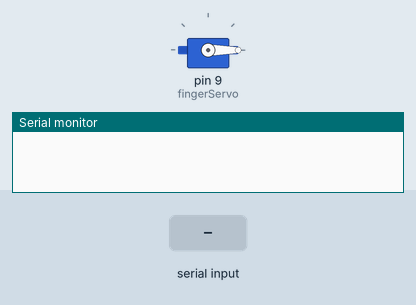
Bench run of a sketch on a simulated Arduino Uno, built with avr-gcc and run on an emulated ATmega328P. On the bench: servo, the last lines printed to the serial monitor. Inputs (shaded band) come from the test bench.

Above: at 1.2 s.
1.3 s: "90,45\n" received over Serial
At 2.2 s:
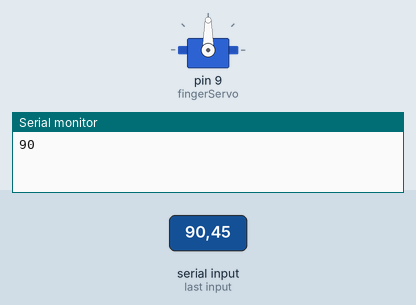
2.8 s: "30,150\n" received over Serial
At 3.4 s:
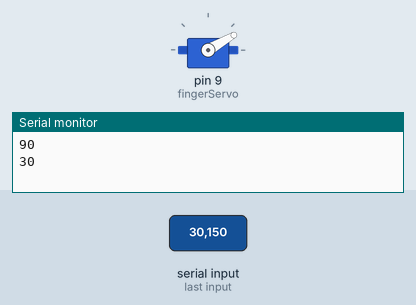
4.3 s: "200\n" received over Serial
At 5.5 s:
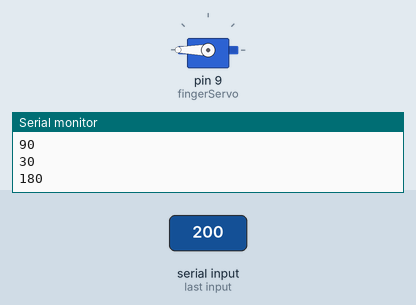
5.8 s: "90\n" received over Serial
At 6.7 s:
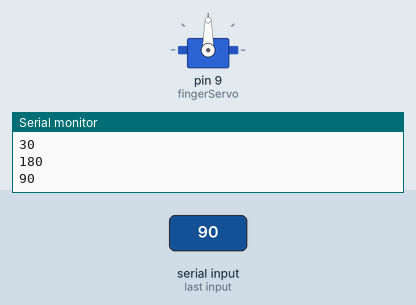
Timing chart, 0 to 8.3 s (numbered marks = the images above; inputs shaded):
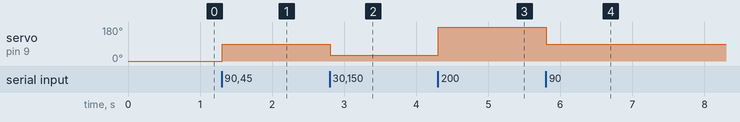

Measured:
- after the input at 1.3 s, servo on pin 9 (fingerServo): 0° → 90° at once
- after the input at 2.8 s, servo on pin 9 (fingerServo): 90° → 30° at once
- after the input at 4.3 s, servo on pin 9 (fingerServo): 30° → 180° at once
- after the input at 5.8 s, servo on pin 9 (fingerServo): 180° → 90° at once

The sketch:

gripper_servo_control.ino
```cpp
#include <Servo.h>

Servo fingerServo;
int currentAngle = 0;

void setup() {
  Serial.begin(9600);
  Serial.setTimeout(25);
  fingerServo.attach(9);  // change pin if needed
  fingerServo.write(0);
}

void loop() {
  if (Serial.available() > 0) {
    String line = Serial.readStringUntil('\n');
    line.trim();

    if (line.length() > 0) {
      int angle = line.toInt();
      angle = constrain(angle, 0, 180);
      currentAngle = angle;

      fingerServo.write(currentAngle);
      Serial.println(currentAngle);
    }
  }
}
```
